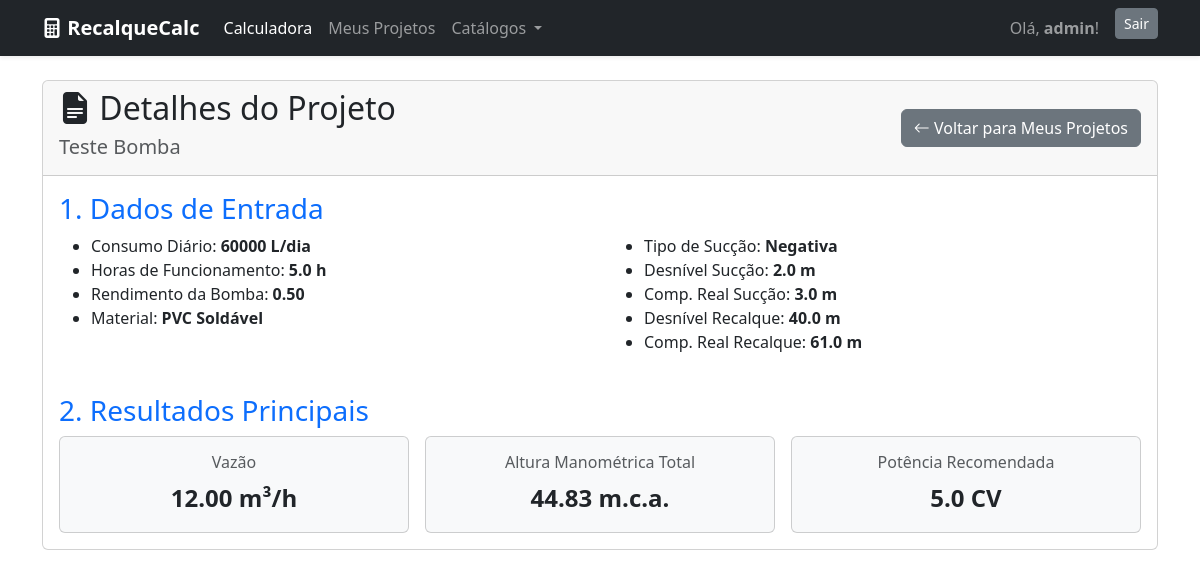
The app's page /projetos/2/ (signed in) with its own data.
### calculator/models.py (models this page shows, shortened)
class Projeto(models.Model):
    user = models.ForeignKey(User, on_delete=models.CASCADE)
    material = models.ForeignKey(Material, on_delete=models.SET_NULL, null=True)
    nome_do_projeto = models.CharField(max_length=200)
    data_criacao = models.DateTimeField(auto_now_add=True)
    consumo_diario_litros = models.FloatField()
    horas_funcionamento = models.FloatField()
    rendimento_bomba = models.FloatField()
    tipo_succao = models.CharField(max_length=10)
    altura_geo_suc_m = models.FloatField()
    comp_real_suc_m = models.FloatField()
    altura_geo_rec_m = models.FloatField()
    comp_real_rec_m = models.FloatField()
    pecas_suc = models.JSONField(default=dict)
    pecas_rec = models.JSONField(default=dict)
    q_m3_h = models.FloatField()
    dr_nominal = models.CharField(max_length=50)
    ds_nominal = models.CharField(max_length=50)
    h_man_total_m = models.FloatField()
    potencia_comercial_cv = models.FloatField()
    class Meta:
        ordering = ['-data_criacao'] # Projetos mais recentes primeiro

class Material(models.Model):
    nome = models.CharField(max_length=100, unique=True, help_text="Ex: PVC Soldável, Aço Carbono")
    rugosidade_mm = models.FloatField(help_text="Rugosidade absoluta (ε) em milímetros")

### calculator/views.py (the view)
# urls.py: path('projetos/<int:pk>/', views.ProjectDetailView.as_view(), name='project_detail'),
class ProjectDetailView(LoginRequiredMixin, UserPassesTestMixin, DetailView):
    model = Projeto
    template_name = 'calculator/project_detail.html'
    context_object_name = 'projeto'
    def test_func(self):
        projeto = self.get_object()
        return self.request.user == projeto.user

### calculator/templates/calculator/project_detail.html (shortened to what this page needs)
{% extends "calculator/base.html" %}
{% block content %}
<div class="card">
    <div class="card-header d-flex justify-content-between align-items-center">
        <div>
            <h2><i class="bi bi-file-earmark-text-fill"></i> Detalhes do Projeto</h2>
            <h5 class="text-muted">{{ projeto.nome_do_projeto }}</h5>
        </div>
        <a href="{% url 'project_list' %}" class="btn btn-secondary d-print-none">
            <i class="bi bi-arrow-left"></i> Voltar para Meus Projetos
        </a>
    </div>
    <div class="card-body">
        <h3 class="text-primary">1. Dados de Entrada</h3>
        <div class="row">
            <div class="col-md-6">
                <ul>
                    <li>Consumo Diário: <strong>{{ projeto.consumo_diario_litros|floatformat:0 }} L/dia</strong></li>
                    <li>Horas de Funcionamento: <strong>{{ projeto.horas_funcionamento }} h</strong></li>
                    <li>Rendimento da Bomba: <strong>{{ projeto.rendimento_bomba|floatformat:2 }}</strong></li>
                    <li>Material: <strong>{{ projeto.material.nome }}</strong></li>
                </ul>
            </div>
            <div class="col-md-6">
                <ul>
                    <li>Tipo de Sucção: <strong>{{ projeto.tipo_succao|capfirst }}</strong></li>
                    <li>Desnível Sucção: <strong>{{ projeto.altura_geo_suc_m }} m</strong></li>
                    <li>Comp. Real Sucção: <strong>{{ projeto.comp_real_suc_m }} m</strong></li>
                    <li>Desnível Recalque: <strong>{{ projeto.altura_geo_rec_m }} m</strong></li>
                    <li>Comp. Real Recalque: <strong>{{ projeto.comp_real_rec_m }} m</strong></li>
                </ul>
            </div>
        </div>
        <h3 class="text-primary mt-4">2. Resultados Principais</h3>
        <div class="row text-center g-3">
            <div class="col-md-4">
                <div class="card bg-light">
                    <div class="card-body">
                        <h6 class="card-title text-muted">Vazão</h6>
                        <p class="card-text fs-4 fw-bold">{{ projeto.q_m3_h|floatformat:2 }} m³/h</p>
                    </div>
                </div>
            </div>
            <div class="col-md-4">
                <div class="card bg-light">
                    <div class="card-body">
                        <h6 class="card-title text-muted">Altura Manométrica Total</h6>
                        <p class="card-text fs-4 fw-bold">{{ projeto.h_man_total_m|floatformat:2 }} m.c.a.</p>
                    </div>
                </div>
            </div>
            <div class="col-md-4">
                <div class="card bg-light">
                    <div class="card-body">
                        <h6 class="card-title text-muted">Potência Recomendada</h6>
                        <p class="card-text fs-4 fw-bold">{{ projeto.potencia_comercial_cv }} CV</p>
                    </div>
                </div>
            </div>
        </div>
        </div>
</div>
{% endblock %}

### calculator/templates/calculator/partials/navbar.html (shortened to what this page needs)
<nav class="navbar navbar-expand-lg navbar-dark bg-dark shadow-sm">
    <div class="container">
        <a class="navbar-brand" href="{% url 'calculadora' %}">
            <i class="bi bi-calculator-fill"></i>
            <strong>RecalqueCalc</strong>
        </a>
        <div class="collapse navbar-collapse" id="navbarNav">
            <ul class="navbar-nav me-auto mb-2 mb-lg-0">
                <li class="nav-item">
                    <a class="nav-link active" aria-current="page" href="{% url 'calculadora' %}">Calculadora</a>
                </li>
                    {% if user.is_authenticated %}
                <li class="nav-item">
                    <a class="nav-link" href="{% url 'project_list' %}">Meus Projetos</a>
                </li>
                {% endif %}
                <li class="nav-item dropdown">
                    <a class="nav-link dropdown-toggle" href="#" id="navbarDropdown" role="button" data-bs-toggle="dropdown" aria-expanded="false">
                        Catálogos
                    </a>
                </li>
            </ul>
            <div class="d-flex">
                {% if user.is_authenticated %}
                    <span class="navbar-text me-3">
                        Olá, <strong>{{ user.username }}</strong>!
                    </span>
                    <form action="{% url 'logout' %}" method="post" class="d-inline">
                        <button type="submit" class="btn btn-secondary btn-sm">Sair</button>
                    </form>
                {% else %}
                    <a href="{% url 'login' %}" class="btn btn-primary btn-sm">Login</a>
                {% endif %}
            </div>
        </div>
    </div>
</nav>

### records on screen
Projeto: nome_do_projeto "Teste Bomba", consumo_diario_litros "60000", horas_funcionamento "5.0", rendimento_bomba "0.50", material.nome "PVC Soldável", tipo_succao "Negativa", altura_geo_suc_m "2.0", comp_real_suc_m "3.0", altura_geo_rec_m "40.0", comp_real_rec_m "61.0", q_m3_h "12.00", h_man_total_m "44.83", potencia_comercial_cv "5.0"

### other values on screen
{{ user.username }} "admin"
